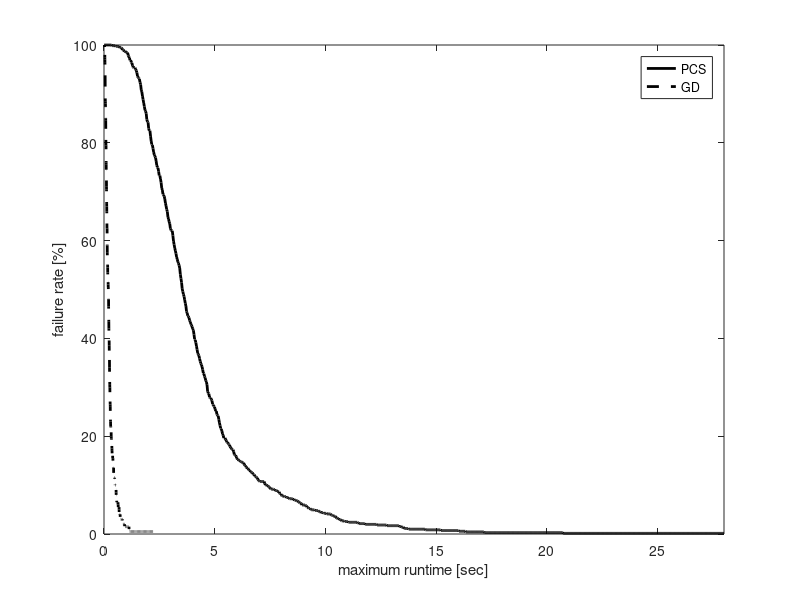
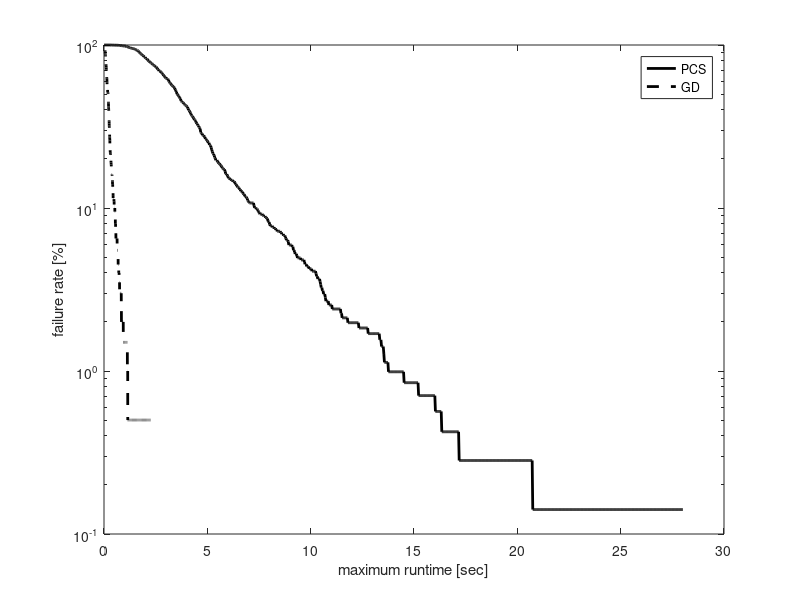

Reproduce these figures in MATLAB, in order.
% In this experiment I compare the performance of the GD (with KDL) and the
% PCS on one scene with obstacles where motion toward a random
% configuration is performed as much as possible with small (resolution
% size) steps.
% Scenario start and goal configurations:
% State c_start = {0.5236, 1.7453, -1.8326, -1.4835,	1.5708,	0, 1.004278, 0.2729, 0.9486, -1.15011, 1.81001, -1.97739};
% State c_goal = {0.5236, 0.34907, 0.69813, -1.3963, 1.5708, 0, 0.7096, 1.8032, -1.7061, -1.6286, 1.9143, -2.0155}; // Robot 2 no backflip - Elbow down
% With joint limits of the ABB robots
% last updated: 08/13/17

clear all
clc

%%
D1 = load('benchmark_PCS_3poles_noLC.txt'); 

verf = D1(:,1)==1;
suc = D1(:,2)==1;

disp('PCS:');
disp(['Results of ' num2str(size(D1,1)) ' queries.']);
disp(['Percent of successful queries verified: ' num2str(sum(verf & suc)/sum(suc)*100) '%']);
disp(['Plan distance: ' num2str(D1(1,3)) ]);
disp(['Avg. runtime: ' num2str(mean(D1(:,4))*1e3)  ' +/- ' num2str(std(D1(:,4))/sqrt(size(D1,1))*1e3) ' msec ']);
disp(['Avg. local-connection time: ' num2str(mean(D1(:,12))*1e3)  ' +/- ' num2str(std(D1(:,12))/sqrt(size(D1,1))*1e3) ' msec ']);
disp(['Avg. nodes in path: ' num2str(floor(mean(D1(:,10)))) ]);
disp(['Avg. nodes in trees: ' num2str(floor(mean(D1(:,11)))) ]);
disp(['Avg. number of IK solutions: ' num2str(floor(mean(D1(:,5)))) ]);



%%
F = load('benchmark_GD_3poles_rangeB.txt'); 
D2 = F(F(:,1)==1.05, 2:end);
verf = D2(:,1)==1;
suc = D2(:,2)==1;

disp('GD:');
disp(['Results of ' num2str(size(D2,1)) ' queries.']);
disp(['Percent of successful queries verified: ' num2str(sum(verf & suc)/sum(suc)*100) '%']);
disp(['Plan distance: ' num2str(D2(1,3)) ]);
disp(['Avg. runtime: ' num2str(mean(D2(:,4))*1e3)  ' +/- ' num2str(std(D2(:,4))/sqrt(size(D2,1))*1e3) ' msec ']);
disp(['Avg. local-connection time: ' num2str(mean(D2(:,12))*1e3)  ' +/- ' num2str(std(D2(:,12))/sqrt(size(D2,1))*1e3) ' msec ']);
disp(['Avg. nodes in path: ' num2str(floor(mean(D2(:,10)))) ]);
disp(['Avg. nodes in trees: ' num2str(floor(mean(D2(:,11)))) ]);
disp(['Avg. number of projections: ' num2str(floor(mean(D2(:,5)))) ]);

%%
% PCS
td = D1(:,4);
maxT = max(td);
T1 = linspace(0,maxT,1000);
T1 = T1(2:end);
for i = 1:length(T1)
    sd = td < T1(i);
    md(i) = mean(td(sd));
    Md(i) = 1-sum(sd)/length(td);
end
%%
% GD
tg = D2(:,4);
maxT = max(tg);
T2 = linspace(0,maxT,1000);
T2 = T2(2:end);
for i = 1:length(T2)
    sg = tg < T2(i);
    mg(i) = mean(tg(sg));
    Mg(i) = 1-sum(sg)/length(tg);
end
%%
h = figure(1);
clf
plot(T1,Md*100,'-k','linewidth',2);
hold on
plot(T2,Mg*100,'--k','linewidth',2);
hold off
xlabel('maximum runtime [sec]');
ylabel('failure rate [%]');
legend('PCS','GD');
xlim([0 max(T1)]);
% set(h, 'Position', [100, 100, 800, 400]);

h = figure(2);
clf
semilogy(T1,Md*100,'-k','linewidth',2);
hold on
semilogy(T2,Mg*100,'--k','linewidth',2);
hold off
xlabel('maximum runtime [sec]');
ylabel('failure rate [%]');
legend('PCS','GD');
% xlim([0 6]);
% set(h, 'Position', [100, 100, 800, 400]);

%% 
disp(' ');
disp(['Speed-up t_{pcs}/t_{gd}: ' num2str(mean(D1(:,4))/mean(D2(:,4))) ]);
